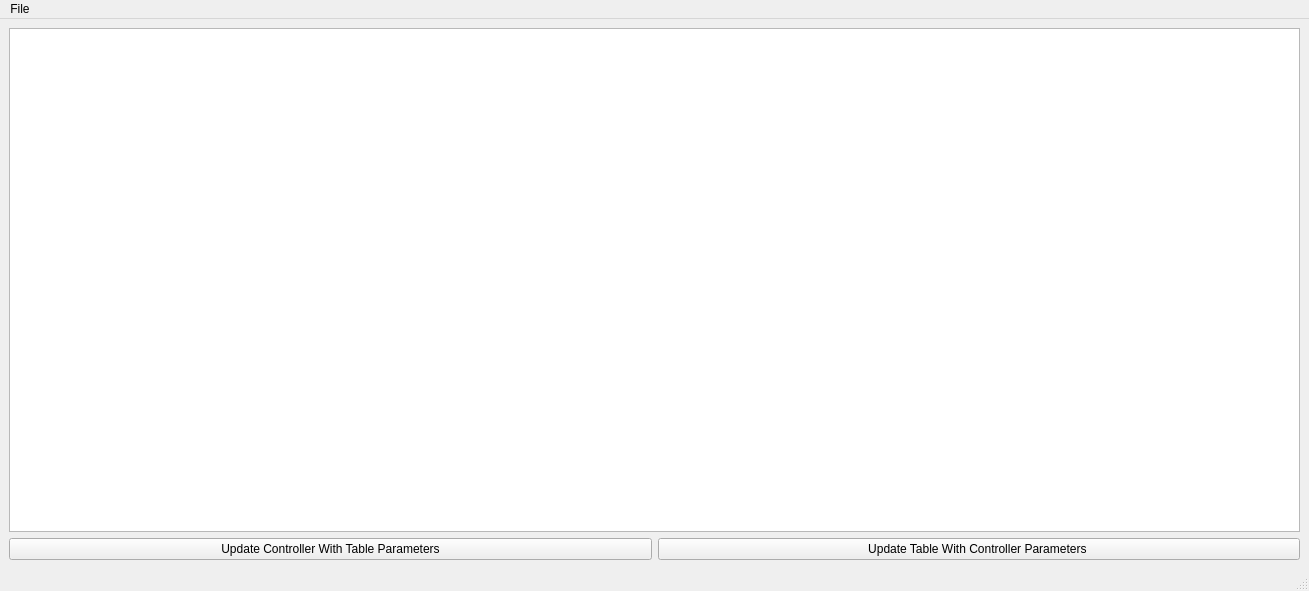
<?xml version="1.0" encoding="UTF-8"?>
<ui version="4.0">
 <class>AFRTABLE</class>
 <widget class="QMainWindow" name="AFRTABLE">
  <property name="geometry">
   <rect>
    <x>0</x>
    <y>0</y>
    <width>1309</width>
    <height>591</height>
   </rect>
  </property>
  <property name="sizePolicy">
   <sizepolicy hsizetype="Maximum" vsizetype="Maximum">
    <horstretch>0</horstretch>
    <verstretch>0</verstretch>
   </sizepolicy>
  </property>
  <property name="windowTitle">
   <string>MainWindow</string>
  </property>
  <widget class="QWidget" name="centralwidget">
   <property name="sizePolicy">
    <sizepolicy hsizetype="Maximum" vsizetype="Maximum">
     <horstretch>1</horstretch>
     <verstretch>1</verstretch>
    </sizepolicy>
   </property>
   <layout class="QVBoxLayout" name="verticalLayout">
    <item>
     <widget class="QTableView" name="afrTableView">
      <property name="sizePolicy">
       <sizepolicy hsizetype="MinimumExpanding" vsizetype="MinimumExpanding">
        <horstretch>0</horstretch>
        <verstretch>0</verstretch>
       </sizepolicy>
      </property>
      <property name="minimumSize">
       <size>
        <width>0</width>
        <height>0</height>
       </size>
      </property>
     </widget>
    </item>
    <item>
     <layout class="QHBoxLayout" name="horizontalLayout">
      <item>
       <widget class="QPushButton" name="updateControllerButton">
        <property name="sizePolicy">
         <sizepolicy hsizetype="MinimumExpanding" vsizetype="Fixed">
          <horstretch>0</horstretch>
          <verstretch>0</verstretch>
         </sizepolicy>
        </property>
        <property name="minimumSize">
         <size>
          <width>0</width>
          <height>0</height>
         </size>
        </property>
        <property name="text">
         <string>Update Controller With Table Parameters</string>
        </property>
       </widget>
      </item>
      <item>
       <widget class="QPushButton" name="updateTableButton">
        <property name="sizePolicy">
         <sizepolicy hsizetype="MinimumExpanding" vsizetype="Fixed">
          <horstretch>0</horstretch>
          <verstretch>0</verstretch>
         </sizepolicy>
        </property>
        <property name="minimumSize">
         <size>
          <width>0</width>
          <height>0</height>
         </size>
        </property>
        <property name="text">
         <string>Update Table With Controller Parameters </string>
        </property>
       </widget>
      </item>
     </layout>
    </item>
   </layout>
  </widget>
  <widget class="QMenuBar" name="menubar">
   <property name="geometry">
    <rect>
     <x>0</x>
     <y>0</y>
     <width>1309</width>
     <height>26</height>
    </rect>
   </property>
   <widget class="QMenu" name="menuFile">
    <property name="title">
     <string>File</string>
    </property>
    <addaction name="actionSave_As"/>
    <addaction name="actionLoad_Table"/>
   </widget>
   <addaction name="menuFile"/>
  </widget>
  <widget class="QStatusBar" name="statusbar"/>
  <action name="actionSave_As">
   <property name="text">
    <string>Save As</string>
   </property>
  </action>
  <action name="actionLoad_Table">
   <property name="text">
    <string>Load Table</string>
   </property>
  </action>
 </widget>
 <resources/>
 <connections/>
</ui>
